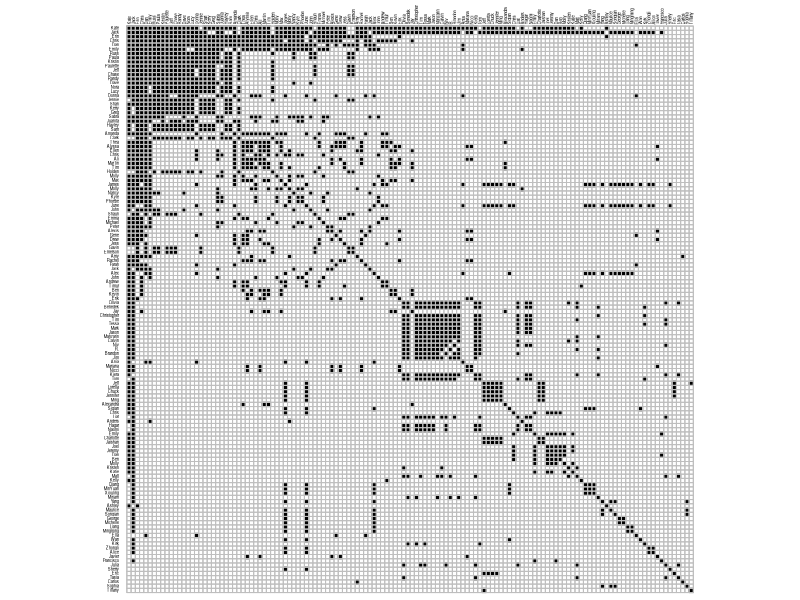
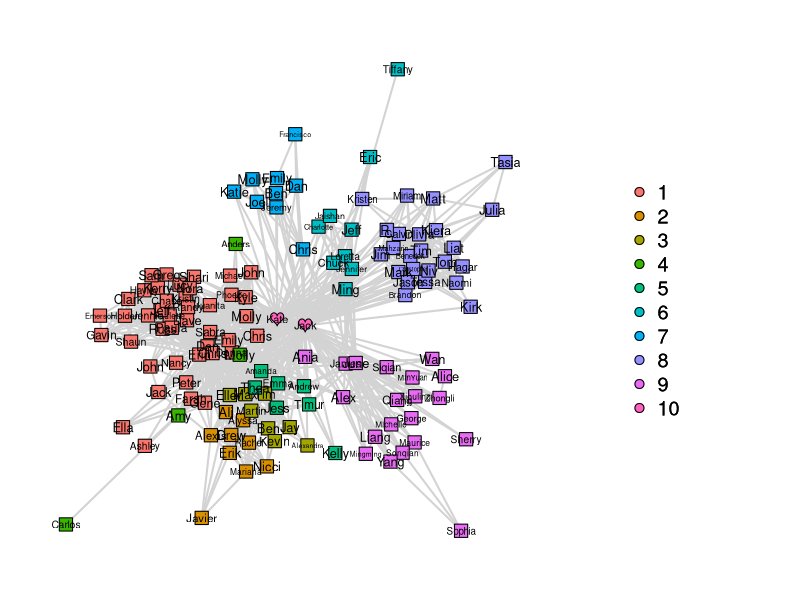

These charts were generated, in order, by the following R code:
## ---- chunk 1
# packages needed
if (!require("tidyverse")) {install.packages("tidyverse")}; require("tidyverse")
if (!require("corrplot")) {install.packages("corrplot")}; require("corrplot")
if (!require("qgraph")) {install.packages("qgraph")}; require("qgraph")

# load data
read_csv(file = "subjective.network.csv") -> admat_lower # adjacency matrix, lower half only
read_csv(file = "groups.csv") -> groups                  # organize guests into groups

# convert to matrix
admat_lower %>%
  select(2:ncol(admat_lower)) %>%
  as.matrix() -> admat_lower

# create full adjacency matrix
  # 134 x 134 identity matrix
admat_full <- diag(nrow(admat_lower))

  # add column and row labels, first names only
word(string = colnames(admat_lower), start = 1, sep = " ") -> colnames(admat_full) -> rownames(admat_full)

  # make lower half admat_full the same as lower half of admat_lower
admat_full[lower.tri(admat_full)] <- admat_lower[lower.tri(admat_lower)]

  # reflect lower half to upper half
admat_full + t(admat_full) -> admat_full

  # make diag equal to 1
diag(admat_full) <- 1

  # check if symmetric
isSymmetric(admat_full)
## ---- chunk 2

corrplot::corrplot(corr = admat_full, 
                   method = "square", 
                   type = "full",
                   diag = TRUE,
                   order = "FPC",
                   tl.cex = 0.25,
                   tl.col = "black",
                   cl.pos = "n",
                   col = colorRampPalette(c("green","white","black"))(200))
  
## ---- chunk 3

qgraph(input = admat_full,                               ## Adjacency matrix
       layout = "spring",
       groups = as.factor(groups$group),
       palette = "ggplot2",
       labels = colnames(admat_full),
       label.cex = 3,                                 ## Size of people's names
       vsize = 1.75,                                     ## Node size
       shape = as.character(groups$shape),         ## Node shape
       border.color = "black",                           ## Border color of nodes
       unCol = "lightgrey",                              ## Edge color
       legend = TRUE)
